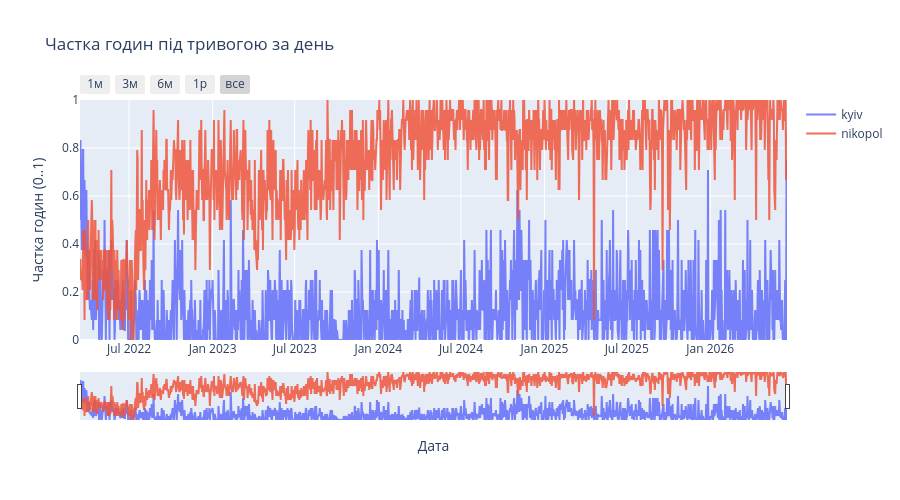

Notebook code for this chart:
### Markdown cell above
## Динаміка по днях (частка годин під тривогою)

Інтерактивний графік (Plotly) із range slider під осями — тягни краї або
використовуй кнопки періодів (1м/3м/6м/1р/все), щоб наближати/віддаляти
певний відрізок часу.
Потребує `plotly` (`pip install plotly`), якщо ще не встановлено.

### Code cell
import plotly.graph_objects as go

fig = go.Figure()
for key, df in regions.items():
    daily_share = df["alert_active"].resample("D").mean()
    fig.add_trace(go.Scatter(
        x=daily_share.index,
        y=daily_share.values,
        mode="lines",
        name=key,
        opacity=0.85,
    ))

fig.update_layout(
    title="Частка годин під тривогою за день",
    xaxis_title="Дата",
    yaxis_title="Частка годин (0..1)",
    height=500,
    xaxis=dict(
        rangeslider=dict(visible=True),
        type="date",
        rangeselector=dict(
            buttons=[
                dict(count=1, label="1м", step="month", stepmode="backward"),
                dict(count=3, label="3м", step="month", stepmode="backward"),
                dict(count=6, label="6м", step="month", stepmode="backward"),
                dict(count=1, label="1р", step="year", stepmode="backward"),
                dict(step="all", label="все"),
            ]
        ),
    ),
    yaxis=dict(range=[0, 1]),
)
fig.show()

### Figure 1 — Plotly figure (JSON) as saved in the notebook; plotly's stock layout.template omitted (floating-point values rounded to 4 significant figures; data arrays with more than 128 entries replaced by an {"elided": "..."} marker saying what was removed)
{"data": [{"mode": "lines", "name": "kyiv", "opacity": 0.85, "x": {"elided": "1557 str values"}, "y": {"elided": "1557 float values"}, "type": "scatter"}, {"mode": "lines", "name": "nikopol", "opacity": 0.85, "x": {"elided": "1558 str values"}, "y": {"elided": "1558 float values"}, "type": "scatter"}], "layout": {"xaxis": {"rangeslider": {"visible": true}, "title": {"text": "Дата"}, "type": "date", "rangeselector": {"buttons": [{"count": 1, "label": "1м", "step": "month", "stepmode": "backward"}, {"count": 3, "label": "3м", "step": "month", "stepmode": "backward"}, {"count": 6, "label": "6м", "step": "month", "stepmode": "backward"}, {"count": 1, "label": "1р", "step": "year", "stepmode": "backward"}, {"label": "все", "step": "all"}]}}, "yaxis": {"title": {"text": "Частка годин (0..1)"}, "range": [0, 1]}, "title": {"text": "Частка годин під тривогою за день"}, "height": 500}}
